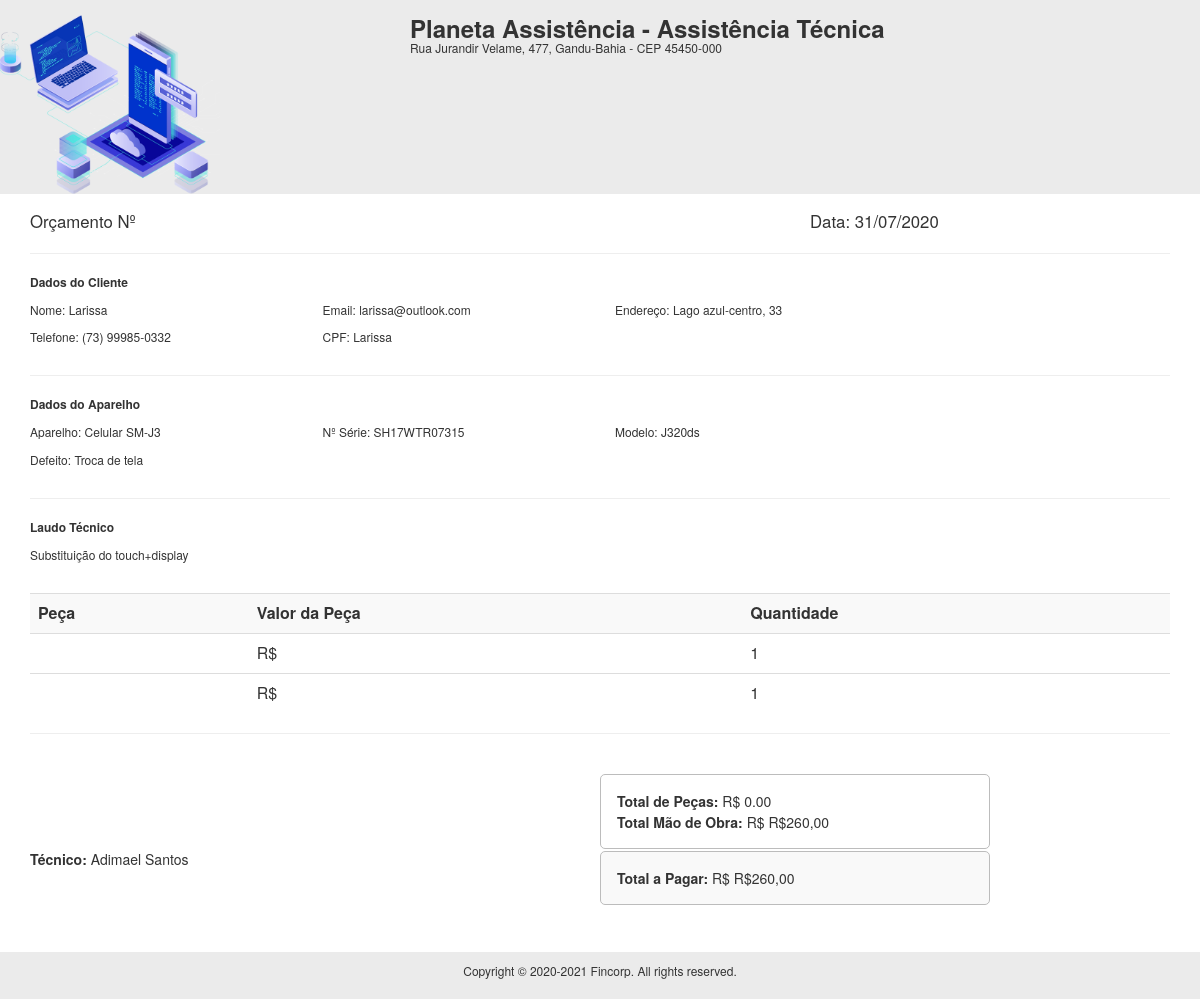
The page /rel/rel_orcamentos.php on the database as committed earlier.
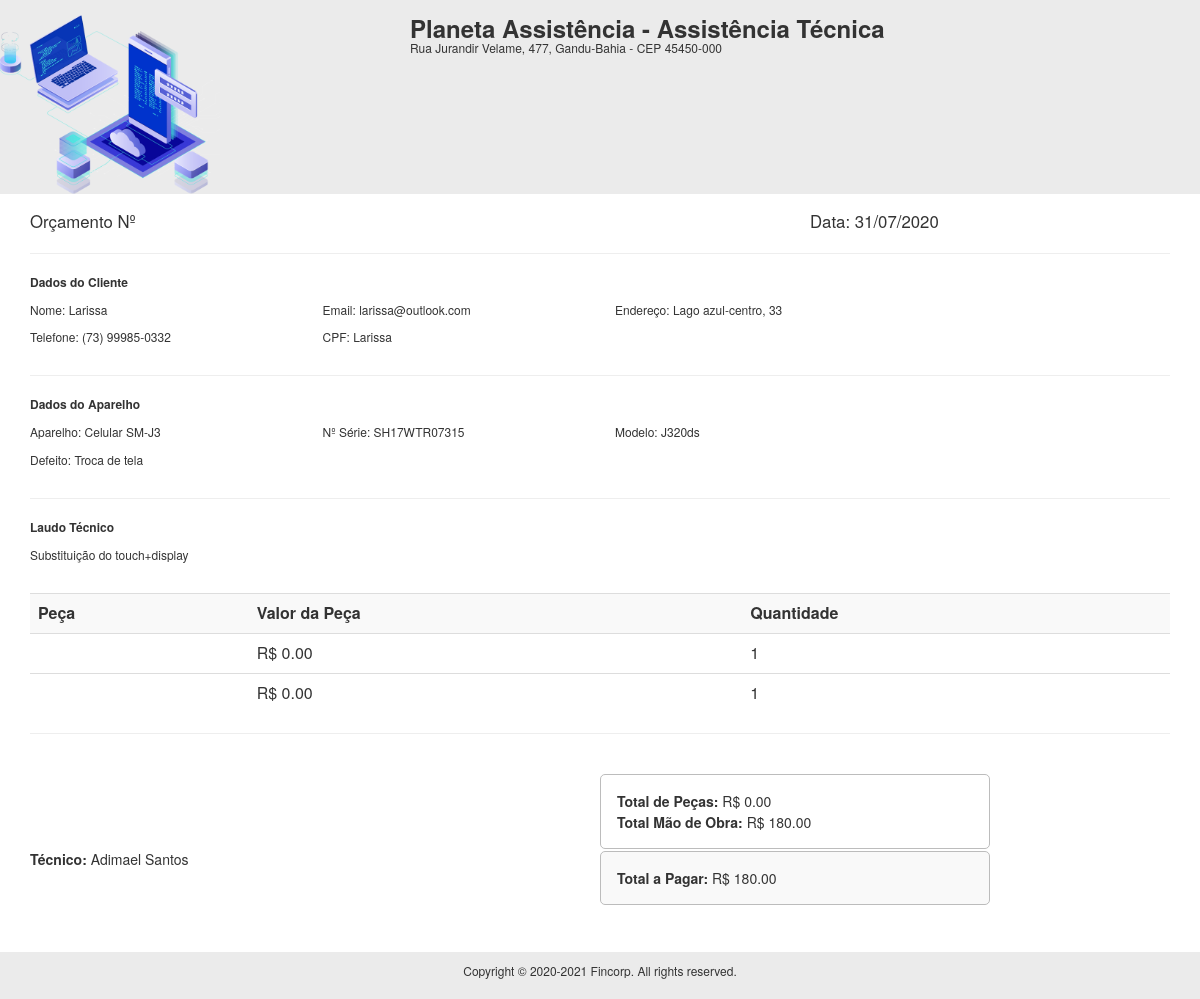
The same page on the database as committed later.
### tables this page shows
CREATE TABLE `tb_orcamentos` (
  `id` int(11) NOT NULL,
  `id_user` int(11) NOT NULL,
  `cliente` varchar(32) NOT NULL,
  `tecnico` varchar(32) NOT NULL,
  `aparelho` varchar(32) NOT NULL,
  `serie` varchar(30) DEFAULT NULL,
  `modelo` varchar(32) NOT NULL,
  `defeito` varchar(255) NOT NULL,
  `laudo` varchar(255) DEFAULT NULL,
  `obs` varchar(255) DEFAULT NULL,
  `valor_servico` decimal(10,2) DEFAULT NULL,
  `peca1` varchar(32) DEFAULT NULL,
  `valor_peca1` decimal(10,2) DEFAULT NULL,
  `peca2` varchar(32) DEFAULT NULL,
  `valor_peca2` decimal(10,2) DEFAULT NULL,
  `desconto` varchar(11) DEFAULT NULL,
  `valor_total` decimal(10,2) DEFAULT NULL,
  `pagamento` varchar(32) DEFAULT NULL,
  `data_abertura` date NOT NULL,
  `status` varchar(32) NOT NULL,
  `data_aprovacao` date DEFAULT NULL
);

CREATE TABLE `usuarios` (
  `id_user` int(11) NOT NULL,
  `foto` varchar(128) NOT NULL,
  `nome` varchar(32) NOT NULL,
  `username` varchar(32) NOT NULL,
  `password` varchar(256) NOT NULL,
  `cpf` varchar(20) NOT NULL,
  `email` varchar(100) DEFAULT NULL,
  `telefone` varchar(45) NOT NULL,
  `endereco` varchar(128) DEFAULT NULL,
  `empresa` varchar(32) DEFAULT NULL,
  `cidade` varchar(45) DEFAULT NULL,
  `cep` varchar(20) DEFAULT NULL,
  `access_level` varchar(32) NOT NULL,
  `id_funcionario` int(11) DEFAULT NULL,
  `dt_registro` date NOT NULL
);

CREATE TABLE `tb_clientes` (
  `id_cliente` int(11) NOT NULL,
  `id_user` int(11) NOT NULL,
  `nome` varchar(32) NOT NULL,
  `cpf` varchar(20) NOT NULL,
  `endereco` varchar(128) NOT NULL,
  `cidade` varchar(45) NOT NULL,
  `estado` varchar(20) NOT NULL,
  `cep` varchar(20) NOT NULL,
  `telefone` varchar(45) NOT NULL,
  `email` varchar(100) DEFAULT NULL,
  `dt_registro` timestamp NOT NULL DEFAULT current_timestamp()
);

### rel/rel_orcamentos.php (the view, shortened to what this page needs)
<?php
$id = $_GET['id'];
include('../db/connection.php');
$query = "select usuarios.empresa, usuarios.endereco, usuarios.cidade, usuarios.cep, tb_orcamentos.id, tb_orcamentos.cliente, tb_orcamentos.tecnico, tb_orcamentos.aparelho, tb_orcamentos.modelo, tb_orcamentos.serie, tb_orcamentos.defeito, tb_orcamentos.laudo, tb_orcamentos.peca1, tb_orcamentos.valor_peca1, tb_orcamentos.peca2, tb_orcamentos.valor_peca2, tb_clientes.telefone, tb_clientes.email, tb_clientes.endereco as c_endereco, tb_orcamentos.valor_servico, tb_orcamentos.valor_total, tb_orcamentos.status, tb_orcamentos.data_abertura from tb_orcamentos join tb_clientes join usuarios WHERE tb_orcamentos.id_user = tb_clientes.id_user && tb_orcamentos.id_user = usuarios.id_user order by cliente ASC limit 1";
$result = mysqli_query($conn, $query);
 while($res_1 = mysqli_fetch_array($result)){
$data2 = implode('/', array_reverse(explode('-', $res_1['data_abertura'])));
 ?>
<link rel="stylesheet" href="https://maxcdn.bootstrapcdn.com/bootstrap/3.3.7/css/bootstrap.min.css">
<link rel="stylesheet" href="styles.css">
<div class="cabecalho">
		<div class="row">
			<div class="col-sm-4">
			  <img src="../assets/images/icons.png" width="220px">
			</div>
			<div class="col-sm-7">
			 <h3 class="titulo"><b><?php echo $res_1['empresa']; ?> - Assistência Técnica</b></h3>
			 <h6 class="titulo"><?php echo $res_1['endereco']; ?>, <?php echo $res_1['cidade']; ?> - CEP <?php echo $res_1['cep']; ?></h6>
			</div>
		</div>
</div>
<div class="container">
			<div class="row">
				<div class="col-sm-8">
				  <big> Orçamento Nº <?php echo $id ?>  </big>
				</div>
				<div class="col-sm-4">
				<big> Data: <?php echo $data2; ?> </big>
				</div>
			</div>
		<hr>
			<div class="row">
				<div class="col-sm-12">
					<p style="font-size:12px"> <b> Dados do Cliente </b> </p>
				</div>
			</div>
			<div class="row">
				<div class="col-sm-3">
				 <p style="font-size:12px">  Nome: <?php echo $res_1['cliente']; ?> </p>
				</div>
				<div class="col-sm-3">
				 <p style="font-size:12px">  Email: <?php echo $res_1['email']; ?> </p>
				</div>
				<div class="col-sm-3">
				 <p style="font-size:12px">  Endereço: <?php echo $res_1['c_endereco']; ?> </p>
				</div>
			</div>
			<div class="row">
				<div class="col-sm-3">
				 <p style="font-size:12px">  Telefone: <?php echo $res_1['telefone']; ?> </p>
				</div>
				<div class="col-sm-3">
				 <p style="font-size:12px">  CPF: <?php echo $res_1['cliente']; ?> </p>
				</div>
			</div>
		<hr>
		<div class="row">
				<div class="col-sm-12">
					<p style="font-size:12px"> <b> Dados do Aparelho </b> </p>
				</div>
			</div>
			<div class="row">
				<div class="col-sm-3">
				 <p style="font-size:12px">  Aparelho: <?php echo $res_1['aparelho']; ?> </p>
				</div>
				<div class="col-sm-3">
				 <p style="font-size:12px">  Nº Série: <?php echo $res_1['serie']; ?> </p>
				</div>
				<div class="col-sm-3">
				 <p style="font-size:12px">  Modelo: <?php echo $res_1['modelo']; ?> </p>
				</div>
			</div>
			<div class="row">
				<div class="col-sm-12">
				 <p style="font-size:12px">  Defeito: <?php echo $res_1['defeito']; ?> </p>
				</div>
			</div>
		<hr>
		<div class="row">
				<div class="col-sm-12">
					<p style="font-size:12px"> <b> Laudo Técnico </b> </p>
				</div>
			</div>
			<div class="row">
				<div class="col-sm-12">
				 <p style="font-size:12px">  <?php echo $res_1['laudo']; ?>  </p>
				</div>
			</div>
		<br>
		<table class="table">
			<tr bgcolor="#f9f9f9">
				<td> <b>Peça</b> </td>
				<td> <b>Valor da Peça</b> </td>
				<td> <b> Quantidade</b> </td>
			</tr>
			<tr>
				<td> <?php echo $res_1['peca1']; ?> </td>
				<td> R$ <?php echo $res_1['valor_peca1']; ?> </td>
				<td> 1 </td>
			</tr>
			<tr>
				<td> <?php echo $res_1['peca2']; ?> </td>
				<td> R$ <?php echo $res_1['valor_peca2']; ?> </td>
				<td> 1 </td>
			</tr>
		</table>
		<hr>
		<br>
		<div class="row">
				<div class="col-sm-6">
				</div>
				<div class="col-sm-4 areaTotais">
				 <p class="pgto" style="font-size:14px">  <b>Total de Peças: </b> R$ <?php echo $res_1['valor_peca1'] + $res_1['valor_peca2']; ?>.00 </p>
				 <p class="pgto" style="font-size:14px">  <b>Total Mão de Obra: </b> R$ <?php echo $res_1['valor_servico']; ?> </p>
				</div>
		</div>
		<div class="row">
				<div class="col-sm-6">
				 <p style="font-size:14px">  <b>Técnico: </b> <?php echo $res_1['tecnico']; ?> </p>
				</div>
				<div class="col-sm-4 areaTotal">
				 <p class="pgto" style="font-size:14px">  <b>Total a Pagar: </b> R$ <?php echo $res_1['valor_total']; ?> </p>
				</div>
		</div>
		<br>
		<br>
		<div class="row">
				<div class="col-sm-6">
				</div>
				<div class="col-sm-3" align="center">
				<p style="font-size:12px" align="center">__________________________________________________</p>
				<p style="font-size:12px" align="center">  (Assinatura do cliente)</p>
				</div>
		</div>
</div>
<div class="footer">
 <p style="font-size:12px" align="center">Copyright © 2020-2021 Fincorp. All rights reserved.
</p>
</div>
<?php } ?>

### rel/styles.css (style rules this page uses)
.footer { position:absolute; bottom:0; width:100%; background-color: #ebebeb; padding:10px; }
.cabecalho { background-color: #ebebeb; padding-top:15px; margin-bottom:15px; }
.titulo { margin:0; }
.areaTotais { border : 0.5px solid #bcbcbc; padding: 15px; border-radius: 5px; margin-right:25px; }
.areaTotal { border : 0.5px solid #bcbcbc; padding: 15px; border-radius: 5px; margin-right:25px; background-color: #f9f9f9; margin-top:2px; }
.pgto { margin:1px; }

Rows that differ between the two databases and show on the page:
changed tb_orcamentos "Adimael Santos": valor_peca1 (not shown) → "0.00"; valor_peca2 (not shown) → "0.00"; valor_servico "R$260,00" → "180.00"; valor_total "R$260,00" → "180.00"
